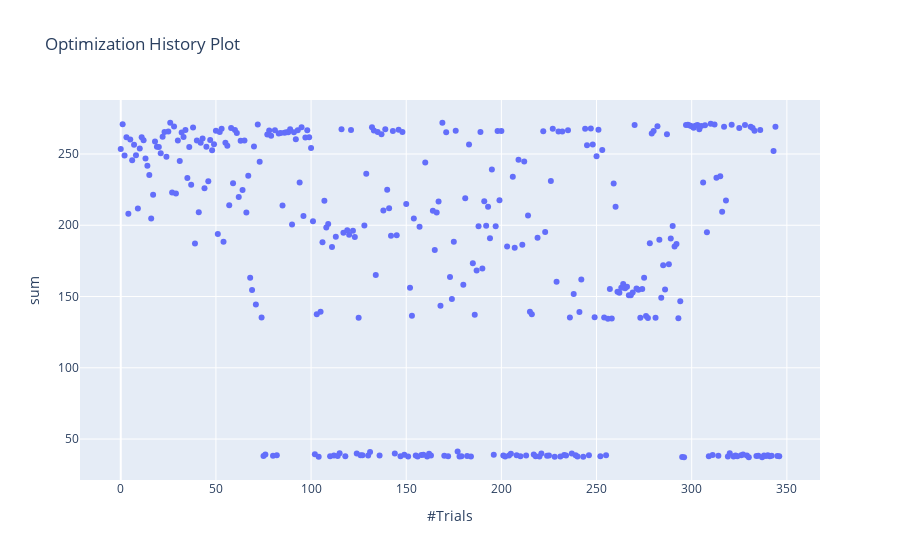
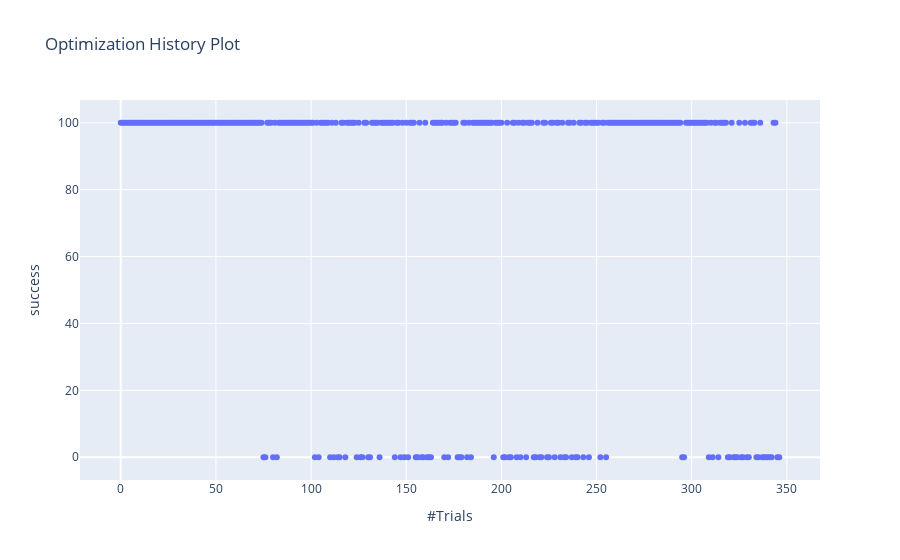
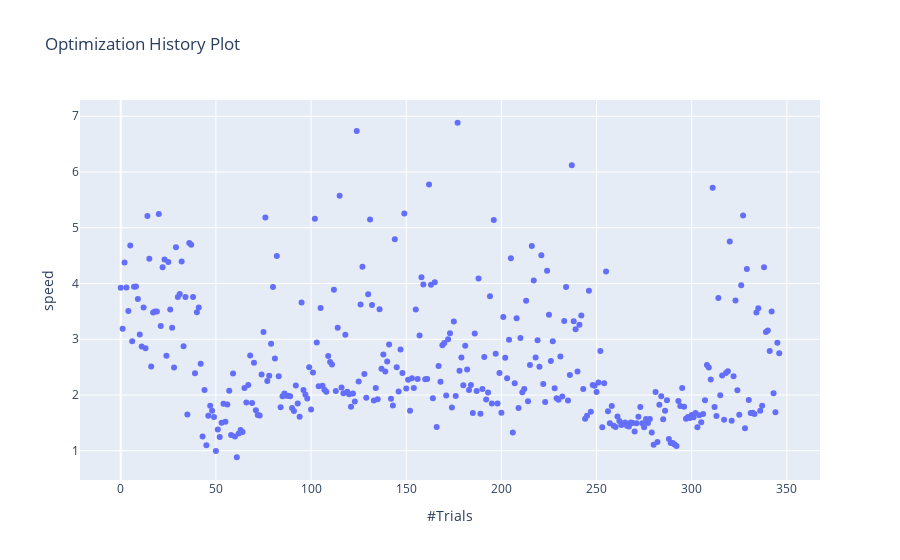
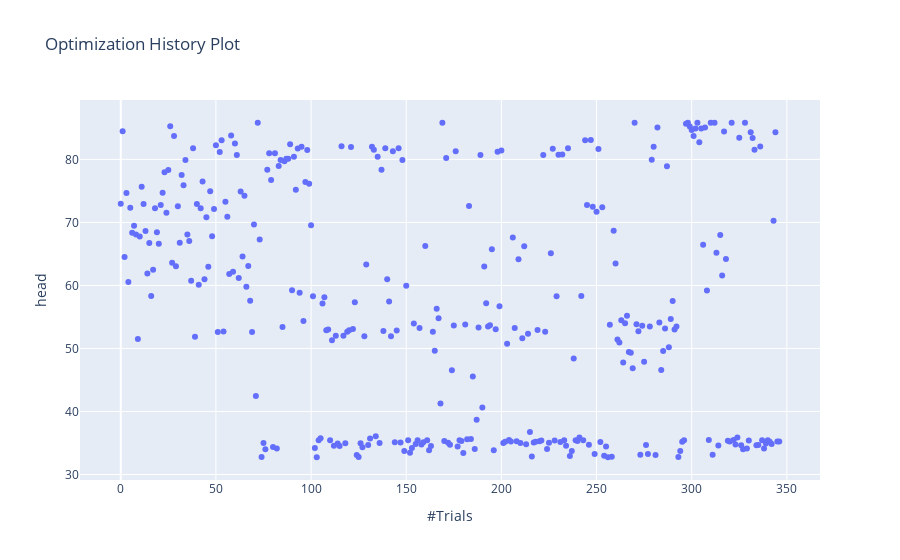

The notebook cell saved with these charts, in order:
### Code cell
def sum(frozen_trial):
    sum = 0
    for v in frozen_trial.values:
        sum += v
    return sum

def head(frozen_trial):
    return frozen_trial.values[2]

def pitch(frozen_trial):
    return frozen_trial.values[3]

def success(frozen_trial):
    return frozen_trial.values[0]

def speed(frozen_trial):
    return frozen_trial.values[1]

def optim(frozen_trial):
    return frozen_trial.values[0] +frozen_trial.values[1]

#dynupW115 sehr gute werte ohne stabilisierung, 1 repetition
study = load_study('dynupW129',  storage='postgresql://bestmann:deepquintic@localhost/deep_quintic')
df = study.trials_dataframe()
#print(df)
#print(df.keys())
print(study.trials[0].params.keys())
print(f"number of parameter: {len(study.trials[0].params.keys())}")
print(len(df))
duration = df.iloc[len(df)-1]['datetime_start']- df.iloc[0]['datetime_start']
print(duration) 
fps = len(df) / duration.total_seconds()
print(f"FPS: {fps}")
print(f"SPF: {1/fps}")
print(f"sampler: {study.user_attrs['sampler']}")
print(f"repetitions: {study.user_attrs['repetitions']}")
fig = visualization.plot_optimization_history(study, target=sum, target_name="sum")
fig.show()
fig = visualization.plot_optimization_history(study, target=success, target_name="success")
fig.show()
fig = visualization.plot_optimization_history(study, target=speed, target_name="speed")
fig.show()
try:
    fig = visualization.plot_optimization_history(study, target=head, target_name="head")
    fig.show()
    fig = visualization.plot_optimization_history(study, target=pitch, target_name="pitch")
    fig.show()
except:
    pass
fig = visualization.plot_optimization_history(study, target=optim, target_name="optim")
fig.show()
#fig.show()
#fig.write_image("/tmp/study_fig.png")

### Figure 1 — Plotly figure (JSON) as saved in the notebook; plotly's stock layout.template omitted (floating-point values rounded to 4 significant figures; data arrays with more than 128 entries replaced by an {"elided": "..."} marker saying what was removed)
{"data": [{"mode": "markers", "name": "sum", "type": "scatter", "x": {"elided": "347 int values"}, "y": {"elided": "347 float values"}}], "layout": {"title": {"text": "Optimization History Plot"}, "xaxis": {"title": {"text": "#Trials"}}, "yaxis": {"title": {"text": "sum"}}}}

### Figure 2 — Plotly figure (JSON) as saved in the notebook; plotly's stock layout.template omitted (floating-point values rounded to 4 significant figures; data arrays with more than 128 entries replaced by an {"elided": "..."} marker saying what was removed)
{"data": [{"mode": "markers", "name": "success", "type": "scatter", "x": {"elided": "347 int values"}, "y": {"elided": "347 int values"}}], "layout": {"title": {"text": "Optimization History Plot"}, "xaxis": {"title": {"text": "#Trials"}}, "yaxis": {"title": {"text": "success"}}}}

### Figure 3 — Plotly figure (JSON) as saved in the notebook; plotly's stock layout.template omitted (floating-point values rounded to 4 significant figures; data arrays with more than 128 entries replaced by an {"elided": "..."} marker saying what was removed)
{"data": [{"mode": "markers", "name": "speed", "type": "scatter", "x": {"elided": "347 int values"}, "y": {"elided": "347 float values"}}], "layout": {"title": {"text": "Optimization History Plot"}, "xaxis": {"title": {"text": "#Trials"}}, "yaxis": {"title": {"text": "speed"}}}}

### Figure 4 — Plotly figure (JSON) as saved in the notebook; plotly's stock layout.template omitted (floating-point values rounded to 4 significant figures; data arrays with more than 128 entries replaced by an {"elided": "..."} marker saying what was removed)
{"data": [{"mode": "markers", "name": "head", "type": "scatter", "x": {"elided": "347 int values"}, "y": {"elided": "347 float values"}}], "layout": {"title": {"text": "Optimization History Plot"}, "xaxis": {"title": {"text": "#Trials"}}, "yaxis": {"title": {"text": "head"}}}}
